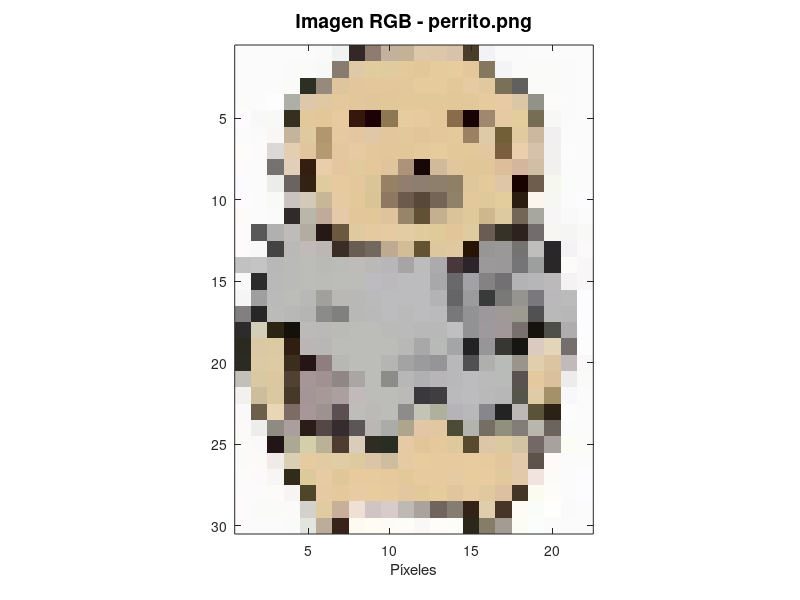
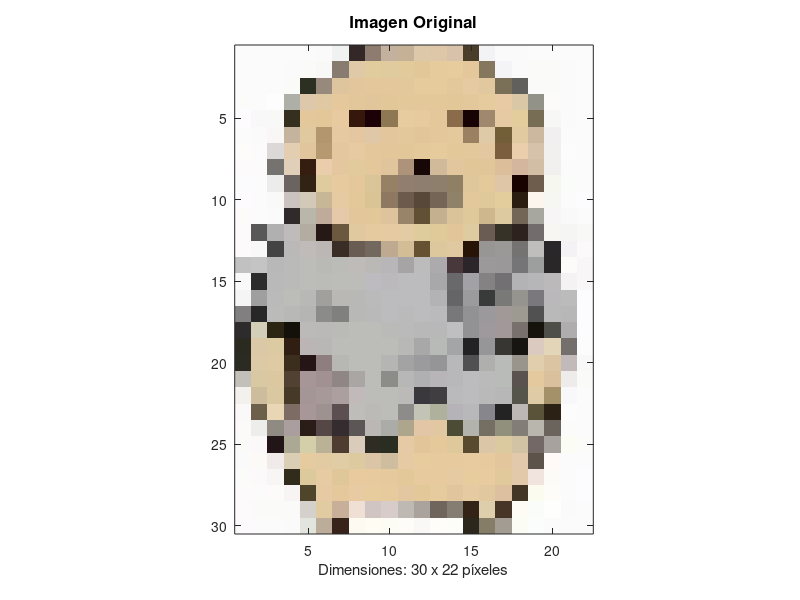

Here is the MATLAB script that generated these plots, in order:
clc #Limpiar la ventana de comandos
clear all #Elimina todas las variables creadas
close all #Cierra todas las ventanas creadas
pkg load image; #Cargar paquete de imágenes

# Imagen convertida desde: perrito.png
# Dimensiones: 30x22 píxeles
#==================================================

# Matriz del canal ROJO
IM_R = [
    251 251 251 251 251 250 240  51 142 195 197 221 222 216  74 243 250 250 251 251 251 251;
    251 251 251 250 250 248 136 224 225 224 226 226 230 231 228 133 244 250 250 250 250 251;
    251 251 251 250  44 151 222 227 228 228 227 230 230 227 230 225 122  97 250 250 250 251;
    251 251 253 174 221 224 229 226 225 226 227 227 227 226 227 230 232 218 146 252 250 251;
    253 248 248  53 227 227 233  53  28 142 231 231 228 138  23 160 230 227 119 247 250 251;
    251 250 248 196 224 178 230 228 224 227 227 226 228 228 155 222 114 225 204 241 251 251;
    253 252 220 227 225 181 228 231 228 227 226 228 230 227 227 227 123 235 214 241 252 251;
    252 251 116 225  53 234 228 226 228 224 173  23 209 226 225 225 220 212 210 241 251 251;
    251 251 236 107  50 224 231 228 218 150 145 142 142 143 223 228 223  24 110 246 250 251;
    253 251 249 203 210 199 230 227 218 142 108  88 117 144 227 223 227  43 252 246 251 252;
    252 251 250  48 185 192 230 227 226 223 152  97 196 218 223 206 221 115 167 247 249 251;
    252  88 176 191 179  38 106 224 229 230 227 222 224 226 222 106  54  45 114 247 245 248;
    252 248  67 186 192 188  58 105 114 190 211 101 221 224  39 151 154 116 191  41 244 251;
    193 196 184 186 188 185 187 191 186 184 166 188 172  72  43 155 154 117 157  41 252 248;
    249  44 185 186 188 187 188 188 189 187 188 188 168 105 162 132 114 179 182 187 244 248;
    245 159 186 188 184 161 185 184 186 188 188 188 179 101 155  57 121 149 122 186 187 252;
    129  39 187 184 181 139 128 184 185 188 186 188 186 120 146 155 161 157  81 185 183 252;
     45 211  44  20 187 186 186 188 188 186 186 184 184 191 146 158 162 120  22  78 175 252;
     42 219 220  48 187 184 188 188 188 188 184 168 184 164  34 150  55  22 219 227 116 252;
     43 220 222  59  37 142 183 188 188 181 163 155 149 184  80 175 185 153 225 219 194 248;
    195 216 219  81 166 161 144 170 188 140 183 176 183 184 188 186 185  90 228 218 237 250;
    242 205 218  70 164 167 171 194 188 188 187  58  64 186 188 185 183  85 223 164 248 251;
    250 108 233 125 167 157  91 190 187 188 141 195 175 181 184 135  35 189  90  43 252 251;
    251 237 143 170  42  85  53  92 187 171 173 227 225  76 178 117 145 130 185 107 251 251;
    250 250  33 171 212 187  78 217  47  42 230 226 229 223  88 219 219 210 115 167 251 251;
    250 251 240 218 230 226 224 221 220 206 230 231 231 231 232 231 227 226  93 255 251 251;
    251 251 247  49 220 231 223 233 231 230 227 231 231 230 231 232 225 226 241 252 251 252;
    252 251 252 248  79 230 229 232 231 231 227 227 230 225 230 225 221  67 251 253 251 252;
    252 250 250 250 212 225 200 240 208 215 190 170 111 133  51 222  71 254 250 254 250 251;
    252 251 251 250 226 188  55 253 255 252 253 249 254 252  43 133 163 251 251 251 251 251
];

# Matriz del canal VERDE
IM_G = [
    251 251 251 251 251 250 242  39 124 177 177 200 199 194  61 243 250 250 251 251 251 251;
    251 251 251 250 250 248 124 201 204 203 202 199 203 204 199 119 244 250 250 250 250 251;
    251 251 251 250  48 137 197 198 199 199 200 203 203 200 202 200 112  96 250 250 250 251;
    251 251 253 175 200 200 200 199 198 199 200 200 200 199 200 203 202 199 146 251 250 251;
    251 248 248  47 200 199 201  23   1 120 204 202 199 108   3 136 202 205 109 247 250 251;
    251 250 247 180 201 150 201 198 199 198 200 197 199 201 128 202  95 202 184 239 251 251;
    252 250 216 206 197 153 199 202 199 198 199 201 203 200 200 199  94 206 194 240 252 251;
    250 251 115 207  30 205 199 202 199 196 147   7 186 198 198 198 190 182 190 240 251 251;
    251 251 236  99  34 203 202 199 197 129 126 126 127 127 199 201 198   3  93 247 252 251;
    251 251 249 195 201 183 202 200 196 120  90  72 101 130 200 201 205  29 245 247 251 252;
    251 251 250  42 183 171 201 198 199 195 132  80 176 195 201 183 202 102 167 245 249 251;
    250  88 176 187 173  24  89 201 202 202 204 204 202 197 203  92  50  34 108 246 245 248;
    250 248  67 185 187 183  45  92 104 170 189  82 200 201  20 150 153 115 190  39 242 249;
    193 196 184 186 189 186 188 187 185 182 164 188 170  56  37 153 152 117 159  39 251 246;
    249  44 185 186 189 188 189 189 187 185 188 188 168 105 161 130 112 179 182 185 242 246;
    245 159 186 189 184 160 184 184 186 188 188 188 179 101 155  59 121 148 120 184 187 252;
    127  39 187 184 181 139 128 184 185 188 186 188 186 120 146 153 153 154  81 185 183 252;
     43 206  37  17 186 185 187 189 189 186 186 184 184 191 146 153 152 112  19  79 173 252;
     42 200 202  30 181 183 189 189 189 189 184 168 186 165  34 150  54  21 202 213 111 252;
     43 202 203  46  21 126 184 189 189 181 163 155 149 184  80 175 187 149 206 196 185 248;
    192 201 200  65 150 145 134 166 189 141 183 176 181 184 188 186 187  82 201 192 236 250;
    241 189 200  57 150 153 159 185 189 189 186  56  62 186 188 185 183  85 203 145 248 251;
    248  96 214 108 151 146  79 189 186 189 140 196 177 179 184 134  35 184  83  33 252 251;
    250 237 139 158  29  71  44  86 183 172 166 198 199  75 179 111 144 125 182 100 251 251;
    250 248  21 169 207 177  60 204  44  45 202 197 201 200  74 198 202 195 104 162 252 251;
    250 250 235 206 203 203 205 202 197 189 202 204 202 202 203 202 198 201  83 250 251 251;
    251 249 246  43 202 203 199 202 202 201 200 202 202 202 204 203 201 201 228 251 251 252;
    250 251 251 244  69 202 200 203 204 202 199 200 203 197 202 200 192  54 251 252 251 252;
    250 250 250 250 209 204 175 223 197 204 185 163 101 125  35 206  53 251 252 254 250 251;
    250 251 251 250 229 173  35 250 252 252 252 248 253 253  39 125 156 252 253 251 251 251
];

# Matriz del canal AZUL
IM_B = [
    251 251 251 251 251 250 241  39 112 157 150 169 168 170  42 245 250 250 251 251 251 251;
    251 251 251 250 248 246 112 167 157 158 154 152 156 157 155  93 246 250 248 248 250 251;
    251 251 251 248  34 124 157 156 155 155 155 156 156 153 162 159  87  92 248 248 250 251;
    249 251 253 167 171 162 156 154 155 152 153 153 153 152 155 156 164 166 136 249 250 251;
    254 248 246  31 155 152 160  12   6  83 159 158 155  74   4 110 163 156  84 245 250 251;
    251 250 245 157 159 110 161 160 168 156 155 153 155 156  98 167  55 160 159 240 251 251;
    250 251 215 177 157 113 159 162 155 154 152 154 156 153 153 160  62 172 170 238 252 251;
    251 251 111 185  16 171 159 156 155 156 122   7 154 158 151 153 154 158 165 238 251 251;
    253 251 234  96  19 158 158 155 152 100 111 111 108 101 155 154 167   0  77 239 249 251;
    254 251 247 192 184 150 162 153 149  97  76  57  86 104 155 154 156  16 237 242 251 254;
    249 251 250  42 170 154 169 154 152 156 105  52 143 153 154 141 160  86 159 246 249 251;
    251  88 176 186 161  21  63 159 159 162 163 156 153 153 160  83  39  30 108 242 243 246;
    251 248  67 183 184 180  37  83  94 145 150  50 157 160   6 148 151 113 188  42 245 250;
    193 196 184 184 184 181 183 184 181 185 165 188 173  59  41 154 153 119 158  40 249 247;
    249  44 185 184 184 183 184 184 192 188 190 190 170 107 166 131 115 181 184 186 243 247;
    245 159 186 184 182 156 180 182 186 190 190 190 181 103 157  58 119 143 125 187 187 254;
    128  39 185 182 179 137 126 182 185 190 186 190 188 122 148 156 151 145  81 185 183 254;
     44 184  19  10 184 183 182 184 184 184 186 184 184 193 148 157 153 109  12  73 174 254;
     32 167 162  18 181 181 184 184 184 184 182 168 183 167  36 152  50  17 192 184 108 252;
     35 166 163  29  22 127 179 184 184 179 163 157 151 186  82 173 184 140 173 162 186 248;
    185 162 160  50 151 146 133 163 184 136 183 178 184 186 190 186 184  79 158 157 234 248;
    237 156 160  40 150 152 159 186 184 184 184  61  65 188 190 185 183  75 166 105 250 251;
    249  74 181 100 152 144  81 185 182 184 138 182 156 184 186 140  35 181  57  21 252 251;
    248 235 130 158  23  70  47  86 180 167 140 166 162  54 173  99 124 119 173  92 249 251;
    248 249  23 148 169 150  48 187  35  34 165 153 154 156  47 167 159 164 102 158 244 249;
    250 246 232 180 160 162 165 159 166 159 163 157 158 158 159 158 156 171  74 247 251 251;
    249 250 244  27 156 163 153 158 158 157 153 158 158 162 157 159 155 170 222 247 251 254;
    251 251 249 243  42 163 156 163 157 158 160 153 156 157 162 159 160  37 239 248 251 254;
    251 248 248 248 204 161 153 213 195 202 179 157  92 114  22 172  39 244 249 252 250 251;
    253 251 251 250 222 154  26 241 243 244 247 246 249 248  27 104 146 244 252 251 251 251
];

# Combinar las matrices RGB
I_RGB(:,:,1) = IM_R;
I_RGB(:,:,2) = IM_G;
I_RGB(:,:,3) = IM_B;
I_RGB = uint8(I_RGB);

# Obtener dimensiones
[r c nm] = size(I_RGB);
printf('Dimensiones de la imagen: %d x %d x %d\n', r, c, nm);

# Mostrar la imagen
figure(1)
imshow(I_RGB);
title('Imagen RGB - perrito.png', 'fontsize', 14)
xlabel('Píxeles')
axis('on')

# Mostrar imagen original sin escalar
figure(2)
imshow(I_RGB);
title('Imagen Original', 'fontsize', 12)
xlabel(sprintf('Dimensiones: %d x %d píxeles', r, c))
axis('on')
